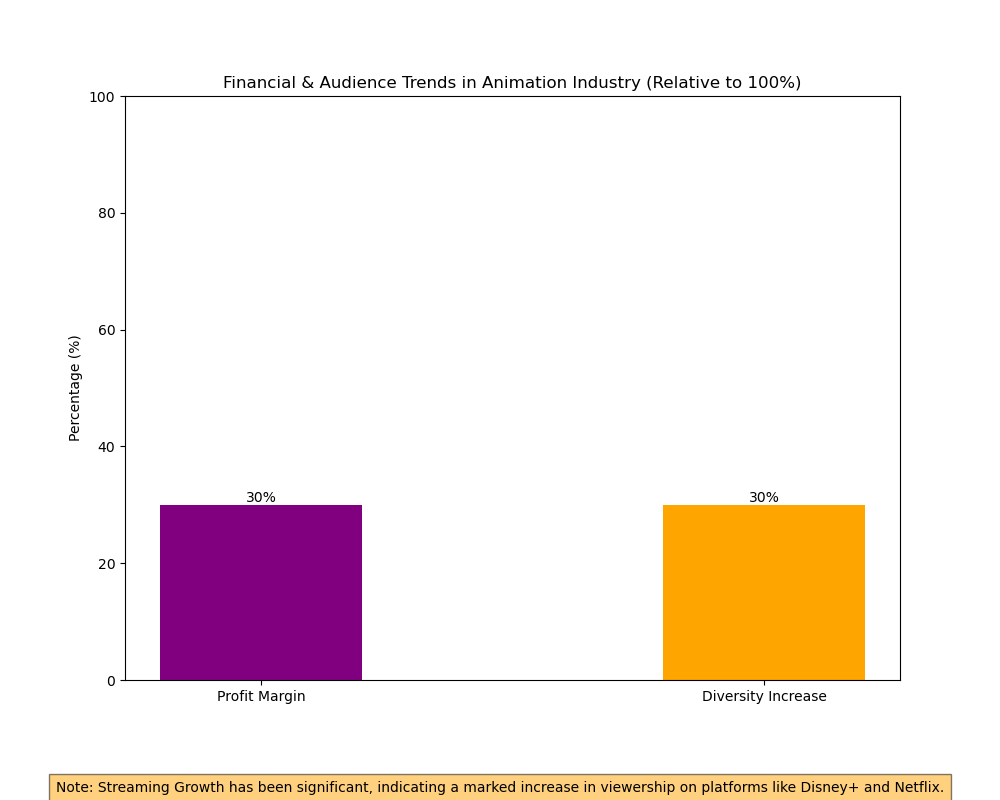

Generate this figure with Python:
import matplotlib.pyplot as plt

# Data for the bar chart
financial_metrics = ['Profit Margin', 'Diversity Increase']
values = [30, 30]  # in percentage

# Creating the bar chart
fig, ax = plt.subplots(figsize=(10, 8))  # Increased figure size for more space
bars = ax.bar(financial_metrics, values, color=['purple', 'orange'], width=0.4)

# Adding value labels on top of the bars
for bar in bars:
    yval = bar.get_height()
    ax.text(bar.get_x() + bar.get_width()/2, yval, f'{yval}%', ha='center', va='bottom')

# Setting the title and labels
ax.set_title('Financial & Audience Trends in Animation Industry (Relative to 100%)')
ax.set_ylabel('Percentage (%)')
ax.set_ylim(0, 100)  # Set the y-axis to max out at 100% to represent the full scale

# Adding a note for Streaming Growth
note = "Note: Streaming Growth has been significant, indicating a marked increase in viewership on platforms like Disney+ and Netflix."
plt.figtext(0.5, 0.01, note, ha="center", fontsize=10, bbox={"facecolor":"orange", "alpha":0.5, "pad":5})

# Adjusting layout to accommodate the note
plt.subplots_adjust(bottom=0.15)  # Increased the bottom margin to make space for the note

# Show the plot
plt.show()
